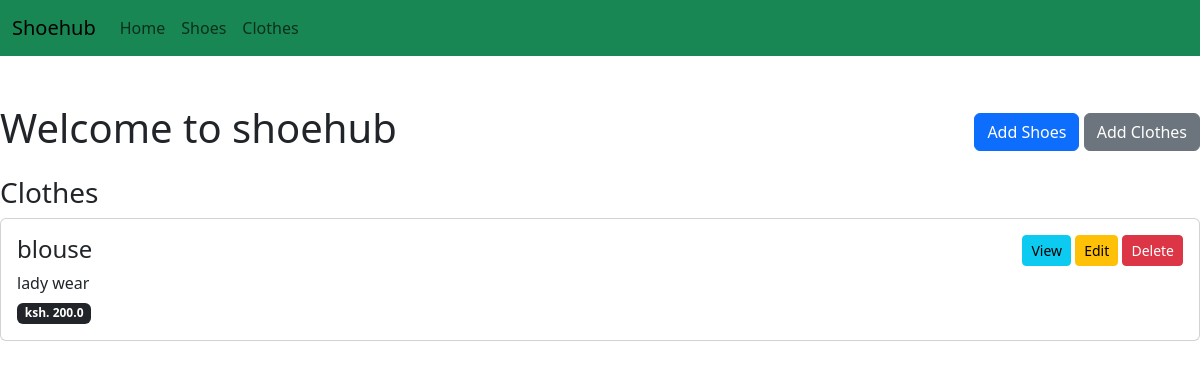
The page /firstapp/clothes/ on the database as committed earlier.
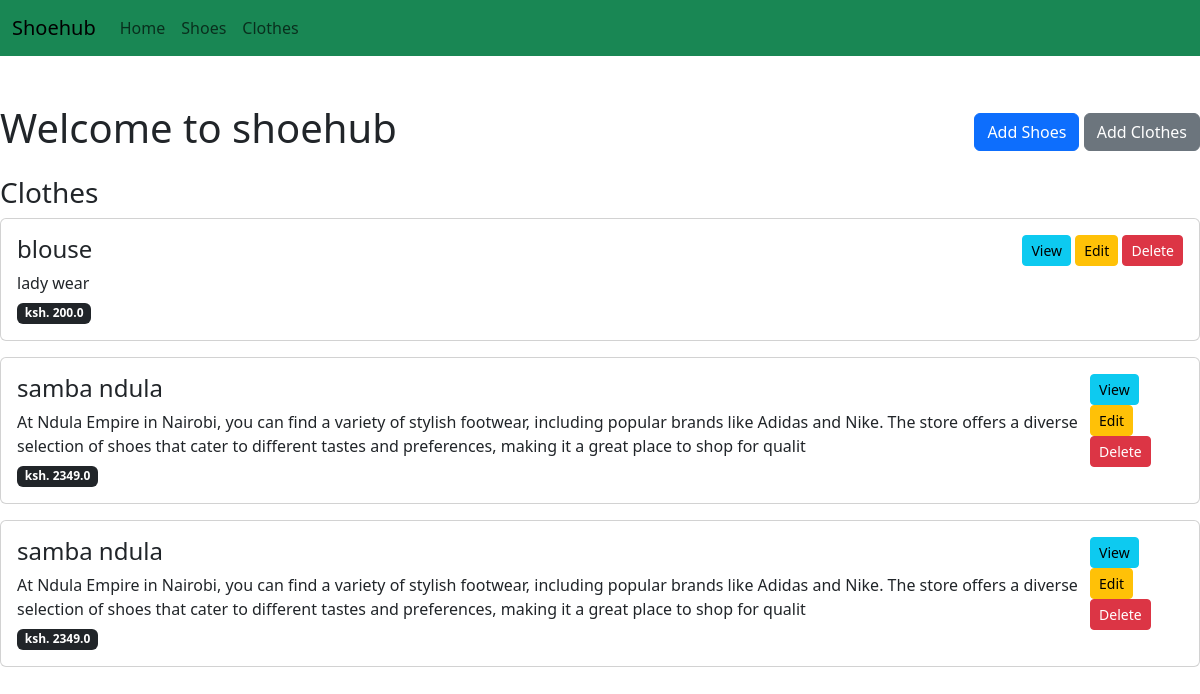
The same page on the database as committed later.
### firstapp/models.py (models this page shows, shortened)
class Clothes(models.Model):
    name=models.CharField(max_length=200)
    description=models.CharField(max_length=255)
    price=models.FloatField()
    color=models.CharField(max_length=100)
    created_at=models.DateField(auto_now_add=True)
    updated_at=models.DateField(auto_now=True)

### firstapp/views.py (the view)
# urls.py: path('clothes/', views.fetchAllClothes, name='fetchAllClothes'),
def fetchAllClothes(request):
    clothes = Clothes.objects.all()
    return render(request, 'home.html', {'clothes': clothes})

### templates/home.html (shortened to what this page needs)
{% extends 'main.html' %}
{% block content %}
<div class="my-5">
    <div class="d-flex justify-content-between align-items-center mb-3">
        <h1>Welcome to shoehub</h1>
        <div>
            <a href="{% url 'create-shoes' %}" class="btn btn-primary">Add Shoes</a>
            <a href="{% url 'create-clothes' %}" class="btn btn-secondary">Add Clothes</a>
        </div>
    </div>
    {% if clothes %}
    <h3>Clothes</h3>
    {% for cloth in clothes %}
    <div class="card mb-3 p-3">
        <div class="d-flex justify-content-between align-items-start">
            <div>
                <h4>{{ cloth.name }}</h4>
                <p class="mb-1">{{ cloth.description }}</p>
                <div class="badge bg-dark">ksh. {{ cloth.price }}</div>
            </div>
            <div>
                <a href="{% url 'clothes-detail' cloth.pk %}" class="btn btn-sm btn-info">View</a>
                <a href="{% url 'update-clothes' cloth.pk %}" class="btn btn-sm btn-warning">Edit</a>
                <a href="{% url 'delete-clothes' cloth.pk %}" class="btn btn-sm btn-danger">Delete</a>
            </div>
        </div>
    </div>
    {% endfor %}
    {% endif %}
</div>
{% endblock %}

Rows that differ between the two databases and show on the page:
added Clothes: name "samba ndula", description "At Ndula Empire in Nairobi, you can find a variety of stylish footwear, including popular brands like Adidas and Nike. The store offers a diverse selection of shoes that cater to different tastes and preferences, making it a great place to shop for qualit", price "2349.0"
added Clothes: name "samba ndula", description "At Ndula Empire in Nairobi, you can find a variety of stylish footwear, including popular brands like Adidas and Nike. The store offers a diverse selection of shoes that cater to different tastes and preferences, making it a great place to shop for qualit", price "2349.0"
